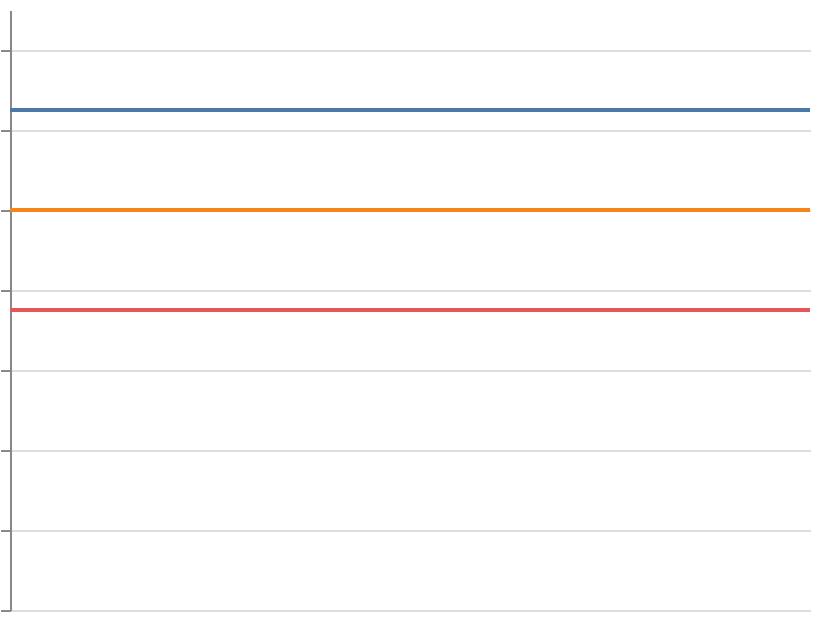

Vega-Lite specification for this chart:
### Vega specification from a JSON file in a GitHub repository (floating-point values rounded to 4 significant figures)
{"$schema": "https://vega.github.io/schema/vega/v6.json", "width": 400, "height": 300, "padding": 5, "autosize": "none", "data": [{"name": "table", "values": [{"y": 50, "x": 0, "x2": 400, "color": "#4c78a8"}, {"y": 100, "x": 0, "x2": 400, "color": "#f58518"}, {"y": 150, "x": 0, "x2": 400, "color": "#e45756"}]}], "marks": [{"type": "rule", "from": {"data": "table"}, "encode": {"update": {"y": {"field": "y"}, "x": {"field": "x"}, "x2": {"field": "x2"}, "stroke": {"field": "color"}, "strokeWidth": {"value": 2}}}}], "axes": [{"scale": "y", "orient": "left", "grid": true, "labels": false}], "scales": [{"name": "y", "type": "linear", "domain": {"data": "table", "field": "y"}, "range": [{"signal": "height"}, 0]}]}
